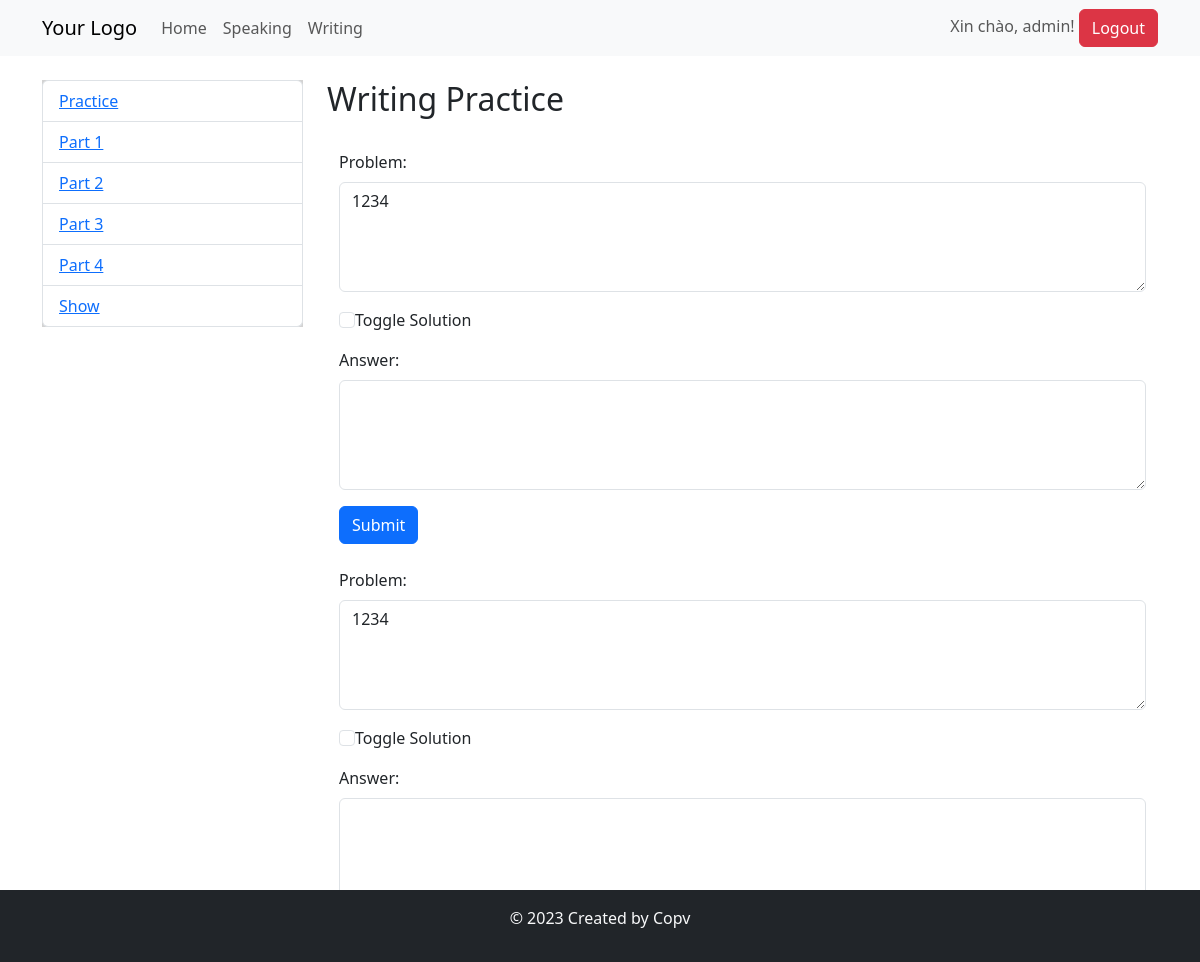
The app's page /writing/practice/ (signed in) with its own data.
### User/models.py (models this page shows, shortened)
class User(AbstractBaseUser, PermissionsMixin):
    objects = CustomUserManager()
    id = models.fields.IntegerField(primary_key=True, auto_created=True, unique=True)
    username = models.CharField(max_length=25, unique=True, blank=False)
    password = models.CharField(max_length=32, unique=False, blank=False)
    is_active = models.BooleanField(default=True)
    is_staff = models.BooleanField(default=False)
    USERNAME_FIELD = 'username'
    REQUIRED_FIELDS = ['password']

### Core/models.py (models this page shows, shortened)
class Writing(models.Model):
    STATUS_CHOICES = (
        (1, 'Part 1'),
        (2, 'Part 2'),
        (3, 'Part 3'),
        (4, 'Part 4'),
    )
    id = models.fields.IntegerField(primary_key=True, auto_created=True, unique=True)
    type = models.IntegerField(choices=STATUS_CHOICES)
    problem = models.TextField(blank=False, default="")
    solution = models.TextField(blank=False, default="")
    count = models.IntegerField(default=0)
    user = models.ForeignKey(User, on_delete=models.CASCADE, default=1)

### Core/views.py (the view, shortened to what this page needs)
# urls.py: path('writing/practice/', Writing_practice.as_view(), name='writing_practice'),
class Writing_practice(View):
    def get(self, request):
        writings = Writing.objects.filter(user=request.user.id).order_by('count')
        return render(request, 'Core/writing_practice.html', context={'writings':writings})

### templates/Core/writing_practice.html (shortened to what this page needs)
{% extends "Core/base.html" %}
{% block body %}
    <div class="row">
        <div class="col-md-3">
            <div style="background-color: lightgray;">
                <ul class="list-group">
                    <li class="list-group-item"><a href="{% url "Core:writing" %}practice">Practice</a></li>
                    <li class="list-group-item"><a href="{% url "Core:writing" %}1">Part 1</a></li>
                    <li class="list-group-item"><a href="{% url "Core:writing" %}2">Part 2</a></li>
                    <li class="list-group-item"><a href="{% url "Core:writing" %}3">Part 3</a></li>
                    <li class="list-group-item"><a href="{% url "Core:writing" %}4">Part 4</a></li>
                    <li class="list-group-item"><a href="{% url "Core:writing" %}practice/all">Show</a></li>
                </ul>
            </div>
        </div>
        <div class="col-md-9">
            <h2>Writing Practice</h2>
            <ul class="list-group">
                {% for writing in writings %}
                    <form id="contentForm" method="post" action="" class="container mt-4">
                        <div class="mb-3">
                            <label for="problem" class="form-label">Problem:</label>
                            <textarea id="problem"  class="form-control" rows="4" required
                                      readonly>{{ writing.problem }}</textarea>
                        </div>
                        <div class="mb-3">
                            <label class="form-check-label">
                                <input type="checkbox" class="form-check-input toggleButton">Toggle Solution
                            </label>
                        </div>
                        <div class="mb-3">
                            <label for="solution" class="form-label">Answer:</label>
                            <textarea id="solution" name="solution" class="form-control" rows="4" required></textarea>
                        </div>
                        <button type="submit" class="btn btn-primary">Submit</button>
                    </form>
                {% endfor %}
            </ul>
        </div>
    </div>
{% endblock %}

### templates/Core/base.html (shortened to what this page needs)
<!DOCTYPE html>
<html lang="en">
<head>
    <link href="https://cdn.jsdelivr.net/npm/bootstrap@5.3.0/dist/css/bootstrap.min.css" rel="stylesheet">
</head>
<body>
<nav class="navbar navbar-expand-lg navbar-light bg-light">
    <div class="container">
        <a class="navbar-brand" href="#">Your Logo</a>
        <div class="collapse navbar-collapse" id="navbarNav">
            <ul class="navbar-nav ml-auto">
                <li class="nav-item">
                    <a class="nav-link" href="/">Home</a>
                </li>
                <li class="nav-item">
                    <a class="nav-link" href="{% url "Core:speaking" %}">Speaking</a>
                </li>
                <li class="nav-item">
                    <a class="nav-link" href="{% url "Core:writing" %}">Writing</a>
                </li>
            </ul>
        </div>
        <div class="ml-auto">
            {% if user.is_authenticated %}
                <span class="navbar-text">
                        Xin chào, {{ user.username }}!
                    </span>
                <a class="btn btn-danger ml-2" href="{% url 'User:logout' %}">Logout</a>
            {% else %}
                <a class="btn btn-primary" href="{% url 'User:login' %}">Login</a>
                <a class="btn btn-primary" href="{% url 'User:register' %}">Register</a>
            {% endif %}
        </div>
    </div>
</nav>
<div class="container mt-4">
    {% if user.is_authenticated %}
        {% block body %}
        {% endblock %}
    {% endif %}
</div>
<footer class="fixed-bottom bg-dark text-light text-center py-3">
    <p>&copy; 2023 Created by Copv</p>
</footer>
</body>
</html>

### records on screen
User: username "admin"
Writing: problem "1234"
Writing: problem "1234"
